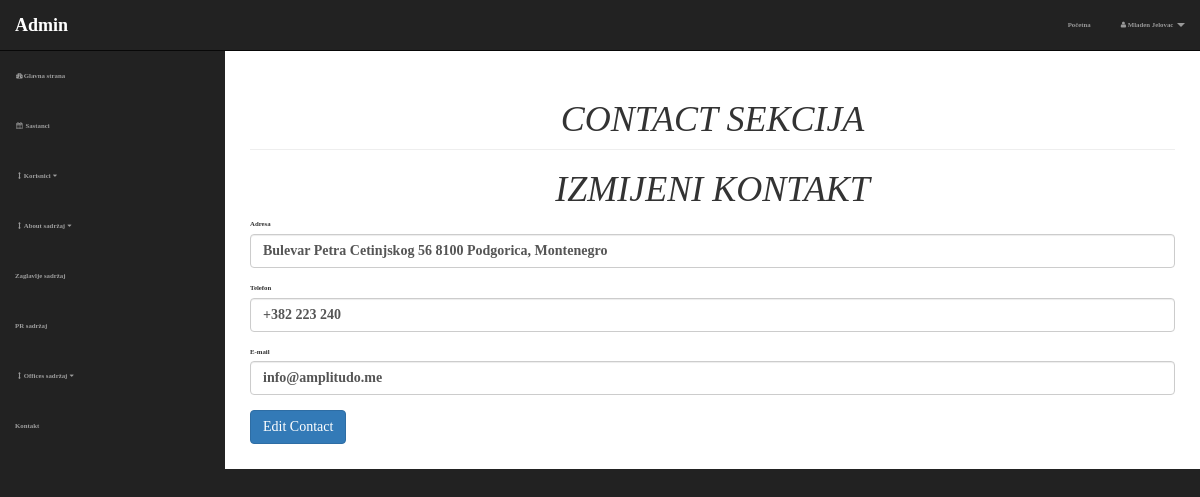
The page /admin/contact.php?option=edit&contact_id=1 (signed in) on the database as committed earlier.
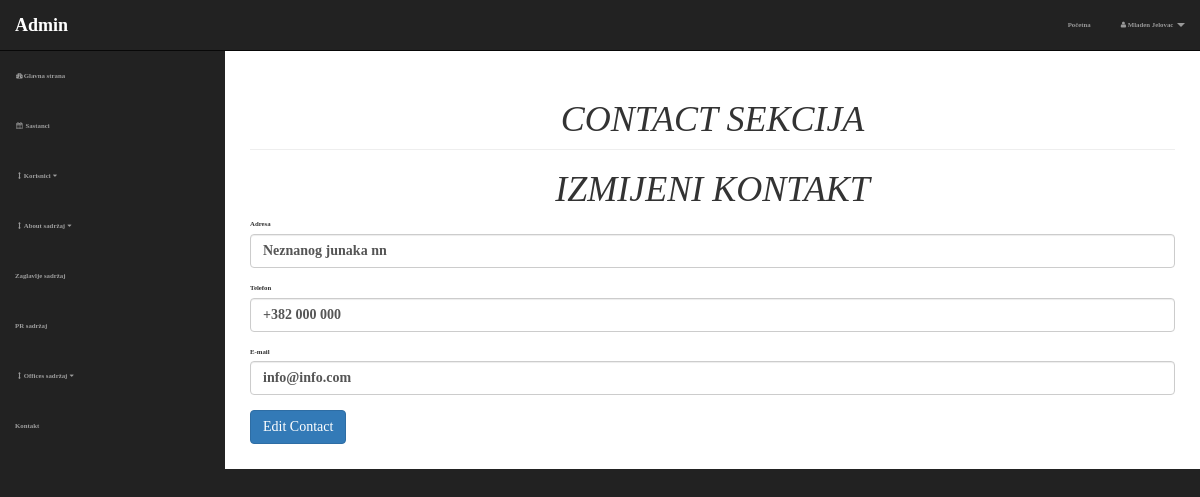
The same page on the database as committed later.
### tables this page shows
CREATE TABLE `contact` (
  `contact_id` int(3) NOT NULL,
  `contact_address` varchar(255) NOT NULL,
  `contact_phone` varchar(255) NOT NULL,
  `contact_email` varchar(255) NOT NULL
);

### admin/includes/edit-contact.php (the view, shortened to what this page needs)
 <?php
     if(isset($_GET['contact_id'])){
        $get_contact_id = $_GET['contact_id'];
     }
     $query = "SELECT * FROM contact WHERE contact_id = $get_contact_id";
     $select = mysqli_query($connection, $query);
    while($row = mysqli_fetch_assoc($select)){
        $contact_address = $row['contact_address'];
        $contact_phone = $row['contact_phone'];
        $contact_email = $row['contact_email'];
   }
 ?>
   <form action="" method="post">
   <h1 class="text-center">IZMIJENI KONTAKT</h1>
    <div class="form-group">
        <label for="contact_address">Adresa</label>
        <input value="<?php echo $contact_address; ?>" type="text" name="contact_address" class="form-control">
    </div>
    <div class="form-group">
        <label for="contact_phone">Telefon</label>
        <input value="<?php echo $contact_phone; ?>" type="text" name="contact_phone" class="form-control">
    </div>
    <div class="form-group">
        <label for="contact_email">E-mail</label>
        <input value="<?php echo $contact_email; ?>" type="text" name="contact_email" class="form-control">
    </div>
    <div class="form-group">
        <input type="submit"  name="edit_contact" value="Edit Contact" class="btn btn-primary">
    </div>
</form>

Rows that differ between the two databases and show on the page:
changed contact: contact_address "Bulevar Petra Cetinjskog 56 8100 Podgorica, Montenegro" → "Neznanog junaka nn"; contact_phone "+382 223 240" → "+382 000 000"; contact_email "info@amplitudo.me" → "info@info.com"
